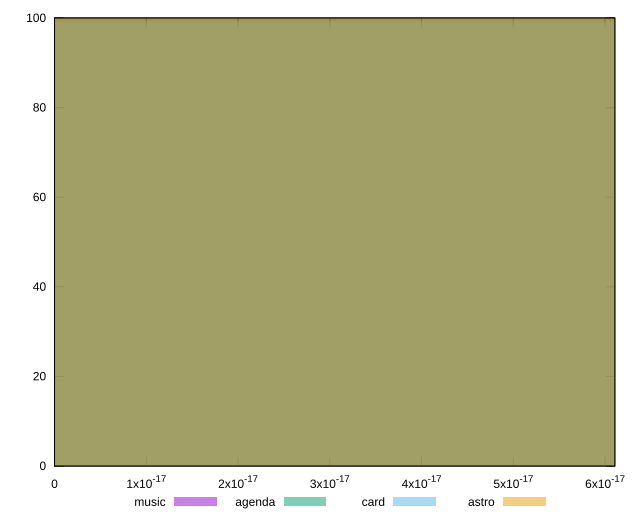

Recreate this plot in gnuplot.
reset

$music <<EOF
0 100
EOF

$agenda <<EOF
0 100
EOF

$card <<EOF
0 99
EOF

$astro <<EOF
0 100
EOF

set key outside below
set boxwidth 1e-12
set xrange [0:6.106226635438361e-17]
set yrange [0:100]
set trange [0:100]
set style fill transparent solid 0.5 noborder
set terminal svg size 640, 520 enhanced background rgb 'white'
set output "report/report_00029_2021-02-24T13-36-40.390Z/meta/score-difference/comparison/histogram/all_raw.svg"

plot $music title "music" with boxes, \
     $agenda title "agenda" with boxes, \
     $card title "card" with boxes, \
     $astro title "astro" with boxes

reset
